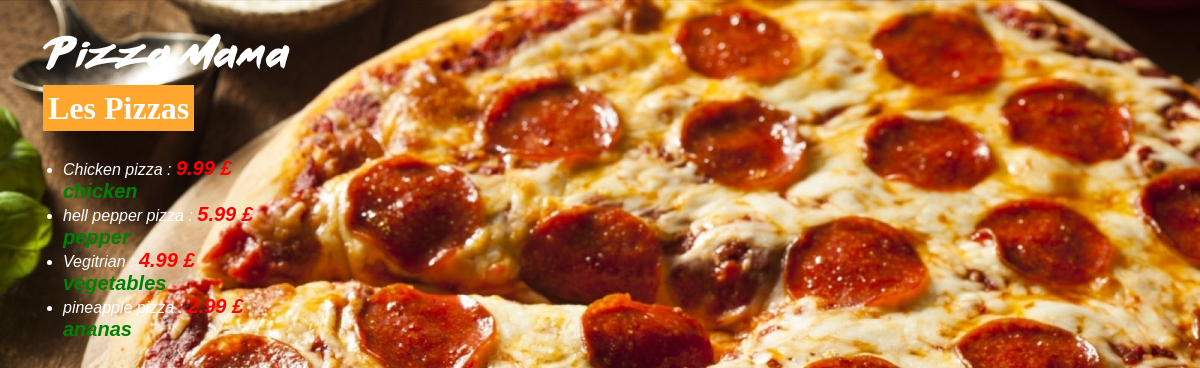
Before: / with the older database file.
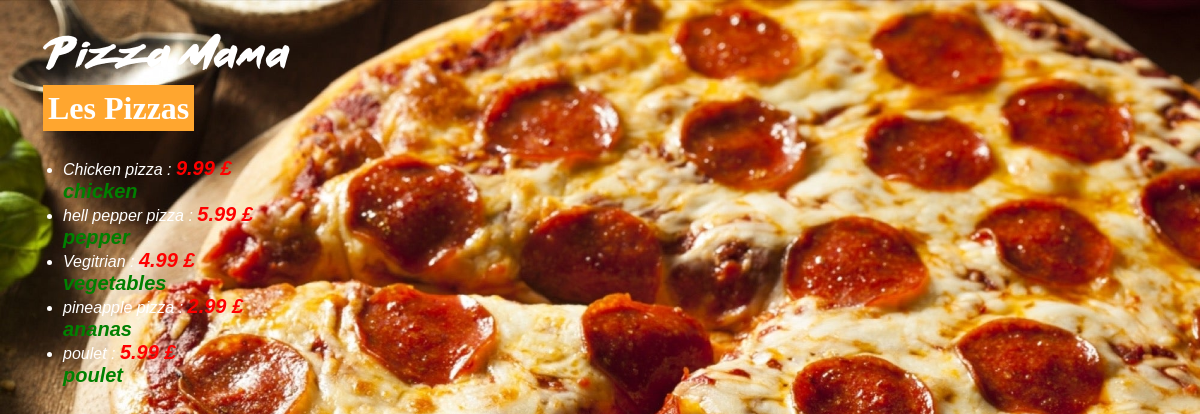
After: the same page with the newer database file.
### menu/models.py (models this page shows, shortened)
class Pizza(models.Model):
    nom = models.CharField(max_length=200)
    ingerdients = models.CharField(max_length=300)
    price = models.FloatField(default=0)
    vegetrian = models.BooleanField(default=False)
    indice =  models.CharField(max_length=50)

### menu/views.py (the view)
# urls.py: path('', views.index, name='index'),
def index(request):
    pizzas = Pizza.objects.all()
    return render(request, 'menu/index.html', locals())

### menu/templates/menu/index.html (shortened to what this page needs)
{% load static %}
<html>
    <head>
        <link rel="stylesheet" href="{% static 'menu/style.css' %}">
    </head>
    <body>
        <img id ="logo" src= {% static 'menu/images/small_logo.png' %} alt="logo">
        <div class="title">
            <h1 id="header">Les Pizzas</h1>
        </div>
        <div class="pizza_items">
            <ul>
                {% for pizza in pizzas %}
                    <div class="menu_items"><li> {{ pizza.nom }} : <span id="prix">{{ pizza.price | floatformat:2 }} £</span> <br> <span class="ind">{{pizza.ingerdients}}</span></li></div>
                {% endfor %}
            </ul>
        </div>
    </body>
</html>

### menu/static/menu/style.css (style rules this page uses)
body { background: url("images/pizza\ background.jpeg"); background-repeat: no-repeat; background-size: cover; }
.title { margin-left: 35px; margin-top: 20px; margin-bottom: 30px; }
#header { display: inline; background-color: #FFA62F; color: #fff; padding: 5px; margin-bottom: 15px; }
#logo { margin-top: 25px; margin-left: 35px; }
.pizza_items { margin-left: 15px; }
.menu_items { font-size: 16px; font-family: Arial, Helvetica, sans-serif; font-style: italic; color: #fff; }
#prix { color: red; font-weight: bold; font-size: 20px; }
.ind { color: green; font-weight: bold; font-size: 20px; margin-top: 10px; }

Changed rows visible on the page:
added Pizza: nom "poulet", price "5.99", ingerdients "poulet"
